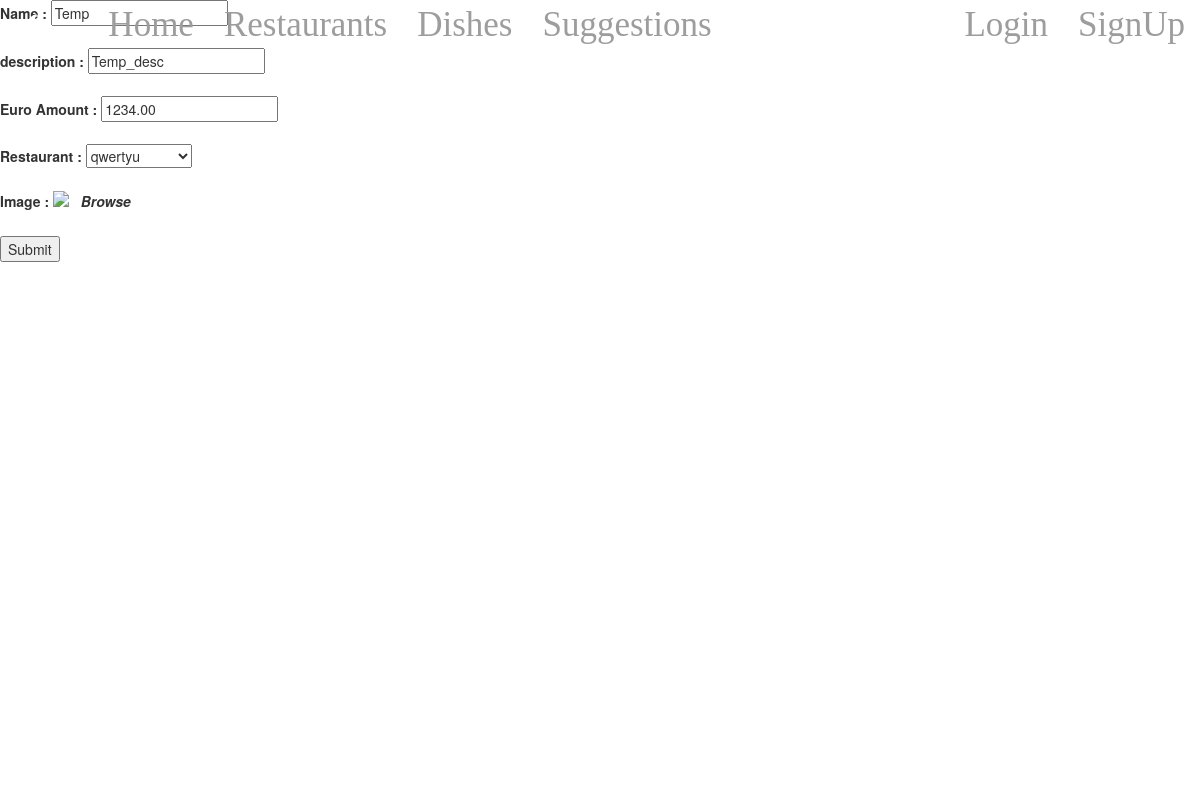
The app's page /Restaurant/1/Dishes/2/ with its own data.
### migApp/models.py (models this page shows)
class Dish(models.Model):
    name = models.TextField()
    description = models.TextField()
    price = models.DecimalField('Euro amount', max_digits=8, decimal_places=2)
    image = models.ImageField(upload_to="myrestaurants")
    restaurant = models.ForeignKey(Restaurant, null=True, related_name='dishes', on_delete=models.CASCADE)

### migApp/views.py (the view)
# urls.py: path('Restaurant/<int:r_id>/Dishes/<int:id>/',dishesEdit),
def dishesEdit(request,r_id,id):
    dis = Dish.objects.get(id=id)
    rest = Restaurant.objects.all()
    context = {'dishObj':dis , 'restObj':rest}
    return render(request,'dish.html',context)

### migApp/templates/dish.html (shortened to what this page needs)
{% extends 'base.html' %}
  {% block content %}
  <body>
      <form class="" action="index.html" method="post">
        {% if dishObj %}
          <label> Name :</label>
          <input type="text" name="name" value="{{dishObj.name}}"><br><br>
          <label> description :</label>
          <input type="text" name="description" value="{{dishObj.description}}"><br><br>
          <label> Euro Amount :</label>
          <input type="text" name="amount" value="{{dishObj.price}}"><br><br>
          <label> Restaurant :</label>
          <select name=''>
            {% for obj in restObj %}
              <option> {{obj.name}} </option>
            {% endfor %}
          </select>
          <br><br>
        {% endif %}
        <label> Image :</label>
        <input type="image" name="image" value="&nbsp;&nbsp;&nbsp;Browse" style="font-style:italic; font-weight:bolder;"><br><br>
        <input type="button" name="" value="Submit">
      </form>
  </body>
  {% endblock %}

### records on screen
Dish: name "Temp", description "Temp_desc", amount "1234.00"

### other values on screen
form field value "qwertyu"
